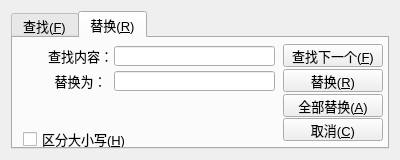
<?xml version="1.0" encoding="UTF-8"?>
<ui version="4.0">
 <class>FindReplace</class>
 <widget class="QDialog" name="FindReplace">
  <property name="geometry">
   <rect>
    <x>0</x>
    <y>0</y>
    <width>400</width>
    <height>160</height>
   </rect>
  </property>
  <property name="windowTitle">
   <string>查找&amp;替换</string>
  </property>
  <layout class="QGridLayout" name="gridLayout">
   <item row="0" column="1">
    <widget class="QTabWidget" name="tabWidget">
     <property name="font">
      <font>
       <pointsize>10</pointsize>
      </font>
     </property>
     <property name="currentIndex">
      <number>1</number>
     </property>
     <widget class="QWidget" name="find">
      <attribute name="title">
       <string>查找(&amp;F)</string>
      </attribute>
      <widget class="QLineEdit" name="lineEditF">
       <property name="geometry">
        <rect>
         <x>101</x>
         <y>8</y>
         <width>161</width>
         <height>20</height>
        </rect>
       </property>
      </widget>
      <widget class="QLabel" name="label">
       <property name="geometry">
        <rect>
         <x>35</x>
         <y>8</y>
         <width>65</width>
         <height>20</height>
        </rect>
       </property>
       <property name="font">
        <font>
         <pointsize>10</pointsize>
        </font>
       </property>
       <property name="text">
        <string>查找内容：</string>
       </property>
      </widget>
      <widget class="QPushButton" name="pushButtonNextF">
       <property name="geometry">
        <rect>
         <x>270</x>
         <y>6</y>
         <width>100</width>
         <height>23</height>
        </rect>
       </property>
       <property name="text">
        <string>查找下一个(&amp;F)</string>
       </property>
      </widget>
      <widget class="QPushButton" name="pushButtonCancleF">
       <property name="geometry">
        <rect>
         <x>270</x>
         <y>80</y>
         <width>100</width>
         <height>23</height>
        </rect>
       </property>
       <property name="text">
        <string>取消(&amp;C)</string>
       </property>
      </widget>
      <widget class="QCheckBox" name="checkBoxSenceF">
       <property name="geometry">
        <rect>
         <x>10</x>
         <y>93</y>
         <width>111</width>
         <height>16</height>
        </rect>
       </property>
       <property name="text">
        <string>区分大小写(&amp;H)</string>
       </property>
      </widget>
      <widget class="QGroupBox" name="groupBox">
       <property name="geometry">
        <rect>
         <x>100</x>
         <y>41</y>
         <width>161</width>
         <height>41</height>
        </rect>
       </property>
       <property name="title">
        <string>方向：</string>
       </property>
       <widget class="QRadioButton" name="radioButtonUpF">
        <property name="geometry">
         <rect>
          <x>9</x>
          <y>20</y>
          <width>71</width>
          <height>16</height>
         </rect>
        </property>
        <property name="text">
         <string>向上(&amp;U)</string>
        </property>
       </widget>
       <widget class="QRadioButton" name="radioButtonDownF">
        <property name="geometry">
         <rect>
          <x>89</x>
          <y>20</y>
          <width>71</width>
          <height>16</height>
         </rect>
        </property>
        <property name="text">
         <string>向下(&amp;D)</string>
        </property>
       </widget>
      </widget>
     </widget>
     <widget class="QWidget" name="replace">
      <attribute name="title">
       <string>替换(&amp;R)</string>
      </attribute>
      <widget class="QLineEdit" name="lineEditR">
       <property name="geometry">
        <rect>
         <x>101</x>
         <y>8</y>
         <width>161</width>
         <height>20</height>
        </rect>
       </property>
      </widget>
      <widget class="QCheckBox" name="checkBoxSenceR">
       <property name="geometry">
        <rect>
         <x>10</x>
         <y>93</y>
         <width>111</width>
         <height>16</height>
        </rect>
       </property>
       <property name="text">
        <string>区分大小写(&amp;H)</string>
       </property>
      </widget>
      <widget class="QLabel" name="label_3">
       <property name="geometry">
        <rect>
         <x>35</x>
         <y>8</y>
         <width>65</width>
         <height>20</height>
        </rect>
       </property>
       <property name="font">
        <font>
         <pointsize>10</pointsize>
        </font>
       </property>
       <property name="text">
        <string>查找内容：</string>
       </property>
      </widget>
      <widget class="QPushButton" name="pushButtonNextR">
       <property name="geometry">
        <rect>
         <x>270</x>
         <y>6</y>
         <width>100</width>
         <height>23</height>
        </rect>
       </property>
       <property name="text">
        <string>查找下一个(&amp;F)</string>
       </property>
      </widget>
      <widget class="QPushButton" name="pushButtonCancleR">
       <property name="geometry">
        <rect>
         <x>270</x>
         <y>80</y>
         <width>100</width>
         <height>23</height>
        </rect>
       </property>
       <property name="text">
        <string>取消(&amp;C)</string>
       </property>
      </widget>
      <widget class="QLineEdit" name="lineEditReplace">
       <property name="geometry">
        <rect>
         <x>101</x>
         <y>33</y>
         <width>161</width>
         <height>20</height>
        </rect>
       </property>
      </widget>
      <widget class="QLabel" name="label_4">
       <property name="geometry">
        <rect>
         <x>35</x>
         <y>33</y>
         <width>65</width>
         <height>20</height>
        </rect>
       </property>
       <property name="font">
        <font>
         <pointsize>10</pointsize>
        </font>
       </property>
       <property name="layoutDirection">
        <enum>Qt::RightToLeft</enum>
       </property>
       <property name="text">
        <string>替换为：</string>
       </property>
       <property name="alignment">
        <set>Qt::AlignCenter</set>
       </property>
      </widget>
      <widget class="QPushButton" name="pushButtonReplace">
       <property name="geometry">
        <rect>
         <x>270</x>
         <y>31</y>
         <width>100</width>
         <height>23</height>
        </rect>
       </property>
       <property name="text">
        <string>替换(&amp;R)</string>
       </property>
      </widget>
      <widget class="QPushButton" name="pushButtonReplaceAll">
       <property name="geometry">
        <rect>
         <x>270</x>
         <y>56</y>
         <width>100</width>
         <height>23</height>
        </rect>
       </property>
       <property name="text">
        <string>全部替换(&amp;A)</string>
       </property>
      </widget>
     </widget>
    </widget>
   </item>
  </layout>
 </widget>
 <resources/>
 <connections/>
</ui>
